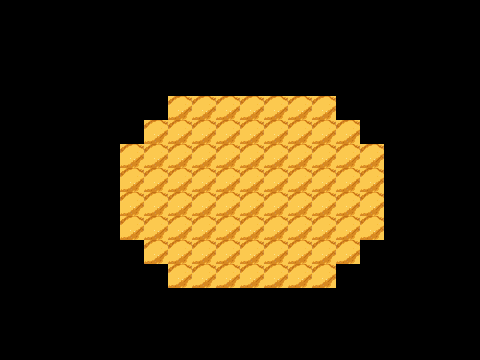

A level layout from a 2D game, rendered from its tile map. Below: a short description, then the map file with its tile-grid data intact:
An orthogonal 20x15 tile map with 24x24 px tiles, 1 tile layer (sable).

<map version="1.10" tiledversion="1.10.2" orientation="orthogonal" renderorder="right-down" width="20" height="15" tilewidth="24" tileheight="24" infinite="0" nextlayerid="2" nextobjectid="1">
 <tileset firstgid="1" source="sable.tsx" />
 <layer id="1" name="sable" width="20" height="15">
  <data encoding="csv">
0,0,0,0,0,0,0,0,0,0,0,0,0,0,0,0,0,0,0,0,
0,0,0,0,0,0,0,0,0,0,0,0,0,0,0,0,0,0,0,0,
0,0,0,0,0,0,0,0,0,0,0,0,0,0,0,0,0,0,0,0,
0,0,0,0,0,0,0,0,0,0,0,0,0,0,0,0,0,0,0,0,
0,0,0,0,0,0,0,1,1,1,1,1,1,1,0,0,0,0,0,0,
0,0,0,0,0,0,1,1,1,1,1,1,1,1,1,0,0,0,0,0,
0,0,0,0,0,1,1,1,1,1,1,1,1,1,1,1,0,0,0,0,
0,0,0,0,0,1,1,1,1,1,1,1,1,1,1,1,0,0,0,0,
0,0,0,0,0,1,1,1,1,1,1,1,1,1,1,1,0,0,0,0,
0,0,0,0,0,1,1,1,1,1,1,1,1,1,1,1,0,0,0,0,
0,0,0,0,0,0,1,1,1,1,1,1,1,1,1,0,0,0,0,0,
0,0,0,0,0,0,0,1,1,1,1,1,1,1,0,0,0,0,0,0,
0,0,0,0,0,0,0,0,0,0,0,0,0,0,0,0,0,0,0,0,
0,0,0,0,0,0,0,0,0,0,0,0,0,0,0,0,0,0,0,0,
0,0,0,0,0,0,0,0,0,0,0,0,0,0,0,0,0,0,0,0
  </data>
 </layer>
</map>
